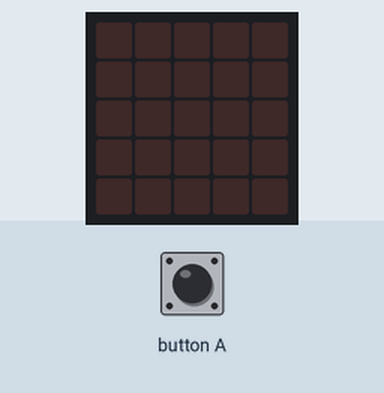
Recording of a program running on a simulated BBC micro:bit (MakeCode). Parts: the board's 5×5 LED display. Inputs (shaded band) come from the test bench.

Above: at 1.2 s.
1.3 s: button A pressed for 0.15 s
At 1.7 s:
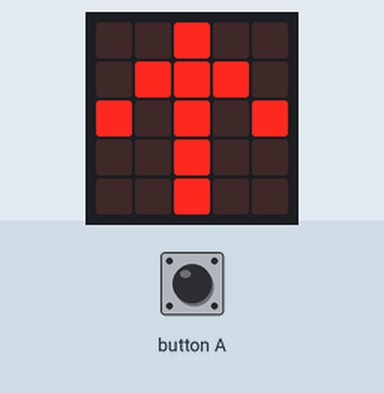
4.4 s: button A pressed for 3.2 s
At 7.1 s:
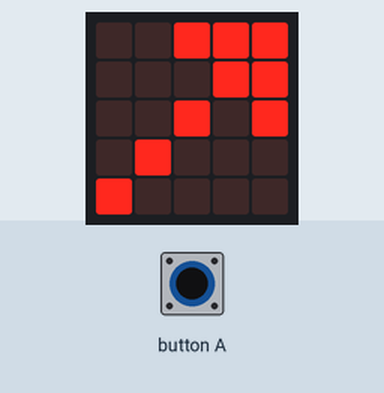
10.6 s: button A pressed for 1 s
At 12.5 s:
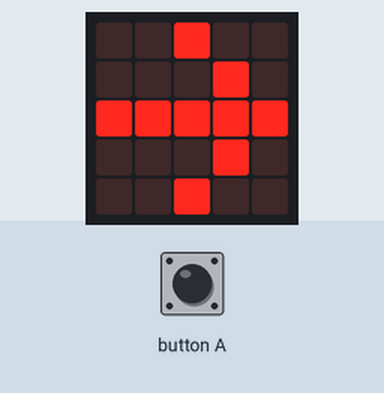
Timing chart, 0 to 14.0 s (numbered marks = the images above; inputs shaded):
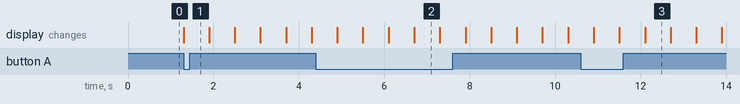

Measured:
- after the input at 1.3 s, the display: changes at once (image 1)
- after the input at 4.4 s, the display: first differs from a run without the input after 1.7 s (image 2 shows a later state)
- after the input at 10.6 s, the display: first changes after 0.30 s (image 3 shows a later state)
- what the display in image 2 shows lasts 0.6 s, from 6.7 s to 7.3 s

The program:

main.ts
```typescript
basic.forever(function () {
    while (input.buttonIsPressed(Button.A)) {
        basic.showArrow(ArrowNames.North)
        basic.showArrow(ArrowNames.NorthEast)
        basic.showArrow(ArrowNames.East)
        basic.showArrow(ArrowNames.SouthEast)
        basic.showArrow(ArrowNames.South)
        basic.showArrow(ArrowNames.SouthWest)
        basic.showArrow(ArrowNames.West)
        basic.showArrow(ArrowNames.NorthWest)
    }
})
```

test.ts
```typescript
// aquí va el archivo "tests"; esto no se compilará cuando este paquete se utilice como una extensión.
```
